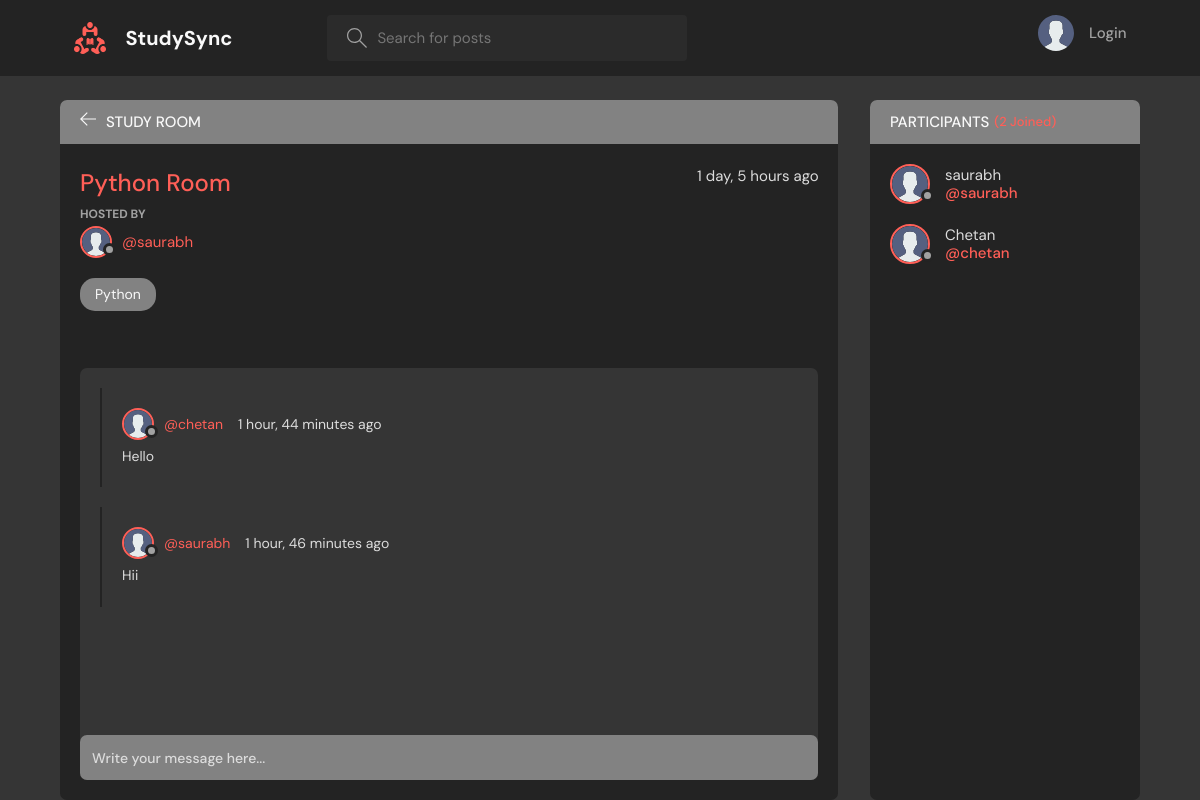
The page /room/1/ on the database its author committed.
### base/models.py (models this page shows, shortened)
class Room(models.Model):
    host = models.ForeignKey(User, on_delete=models.SET_NULL, null=True)
    topic = models.ForeignKey(Topic, on_delete=models.SET_NULL, null=True)
    name = models.CharField(max_length=200)
    description = models.TextField(null=True, blank=True)
    participants = models.ManyToManyField(
        User, related_name='participants', blank=True)
    updated = models.DateTimeField(auto_now=True)
    created = models.DateTimeField(auto_now_add=True)
    class Meta:
        ordering = ['-updated', '-created']

class User(AbstractUser):
    name = models.CharField(max_length=200, null=True)
    email = models.EmailField(unique=True, null=True)
    bio = models.TextField(null=True)
    avatar = models.ImageField(null=True, default="avatar.svg")
    USERNAME_FIELD = 'email'
    REQUIRED_FIELDS = []

class Topic(models.Model):
    name = models.CharField(max_length=200)
    def __str__(self):
        return self.name

class Message(models.Model):
    user = models.ForeignKey(User, on_delete=models.CASCADE)
    room = models.ForeignKey(Room, on_delete=models.CASCADE)
    body = models.TextField()
    updated = models.DateTimeField(auto_now=True)
    created = models.DateTimeField(auto_now_add=True)
    class Meta:
        ordering = ['-updated', '-created']

### base/views.py (the view, shortened to what this page needs)
# urls.py: path('room/<str:pk>/', views.room, name="room"),
def room(request, pk):
    room = Room.objects.get(id=pk)
    room_messages = room.message_set.all()
    participants = room.participants.all()
    context = {'room': room, 'room_messages': room_messages,
               'participants': participants}
    return render(request, 'base/room.html', context)

### base/templates/base/room.html (shortened to what this page needs)
{% extends 'main.html' %}
{% block content %}
<main class="profile-page layout layout--2">
  <div class="container">
    <div class="room">
      <div class="room__top">
        <div class="room__topLeft">
          <a href="{% url 'home' %}">
            <svg version="1.1" xmlns="http://www.w3.org/2000/svg" width="32" height="32" viewBox="0 0 32 32">
              <title>arrow-left</title>
              <path
                d="M13.723 2.286l-13.723 13.714 13.719 13.714 1.616-1.611-10.96-10.96h27.625v-2.286h-27.625l10.965-10.965-1.616-1.607z">
              </path>
            </svg>
          </a>
          <h3>Study Room</h3>
        </div>
      </div>
      <div class="room__box scroll">
        <div class="room__header scroll">
          <div class="room__info">
            <h3>{{room.name}}</h3>
            <span>{{room.created|timesince}} ago</span>
          </div>
          <div class="room__hosted">
            <p>Hosted By</p>
            <a href="{% url 'user-profile' room.host.id %}" class="room__author">
              <div class="avatar avatar--small">
                <img src="{{room.host.avatar.url}}" />
              </div>
              <span>@{{room.host.username}}</span>
            </a>
          </div>
          <span class="room__topics">{{room.topic}}</span>
        </div>
        <div class="room__conversation">
          <div class="threads scroll">
            {% for message in room_messages %}
            <div class="thread">
              <div class="thread__top">
                <div class="thread__author">
                  <a href="{% url 'user-profile' message.user.id %}" class="thread__authorInfo">
                    <div class="avatar avatar--small">
                      <img src="{{message.user.avatar.url}}" />
                    </div>
                    <span>@{{message.user.username}}</span>
                  </a>
                  <span class="thread__date">{{message.created|timesince}} ago</span>
                </div>
              </div>
              <div class="thread__details">
                {{message.body}}
              </div>
            </div>
            {% endfor %}
          </div>
        </div>
      </div>
      <div class="room__message">
        <form action="" method="POST">
          <input name="body" placeholder="Write your message here..." />
        </form>
      </div>
    </div>
    <div class="participants">
      <h3 class="participants__top">Participants <span>({{participants.count}} Joined)</span></h3>
      <div class="participants__list scroll">
        {% for user in participants %}
        <a href="{%  url 'user-profile' user.id %}" class="participant">
          <div class="avatar avatar--medium">
            <img src="{{user.avatar.url}}" />
          </div>
          <p>
            {{user.name}}
            <span>@{{user.username}}</span>
          </p>
        </a>
        {% endfor %}
      </div>
    </div>
  </div>
</main>
{% endblock content %}

### rows shown on the page
Room: name "Python Room", created "1 day, 5 hours", host.avatar (placeholder picture), host.username "saurabh", topic "Python"
Message: user.avatar (placeholder picture), user.username "chetan", created "1 hour, 44 minutes", body "Hello"
Message: user.avatar (placeholder picture), user.username "saurabh", created "1 hour, 46 minutes", body "Hii"
User: avatar (placeholder picture), name "saurabh", username "saurabh"
User: avatar (placeholder picture), name "Chetan", username "chetan"
